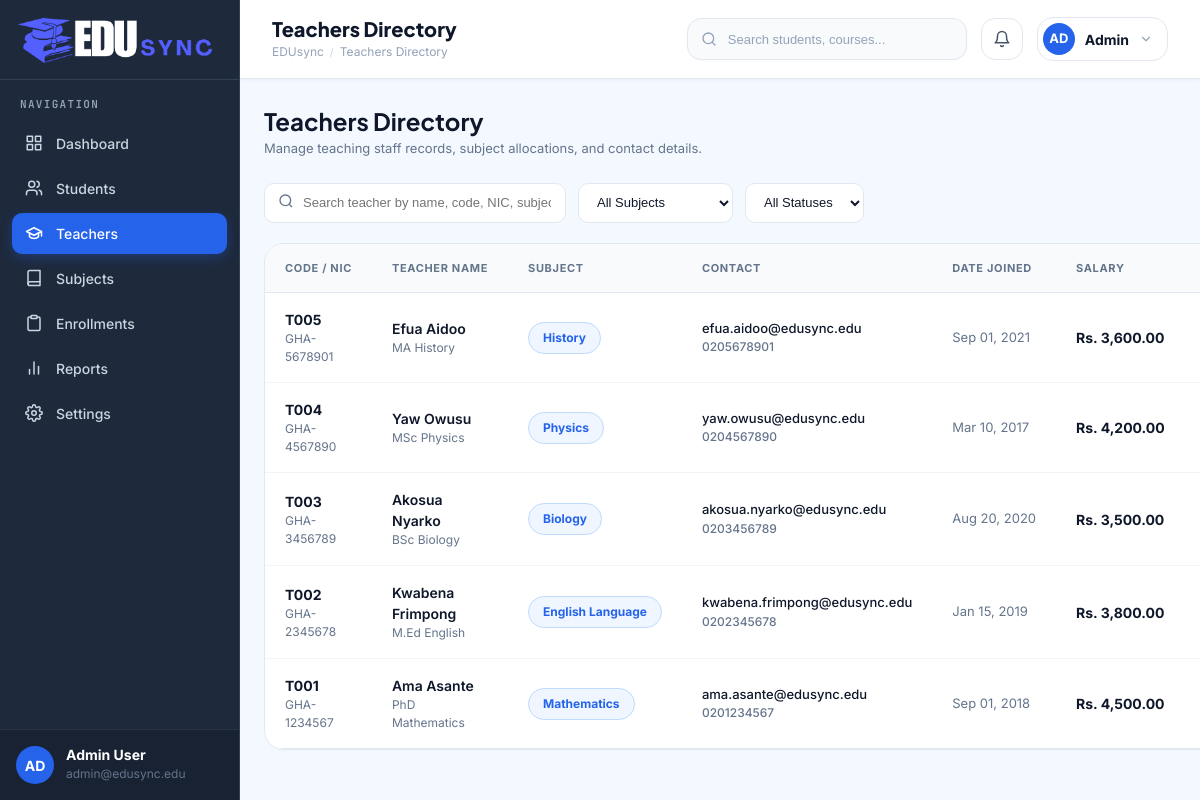
The page /teachers.php on the database as committed earlier.
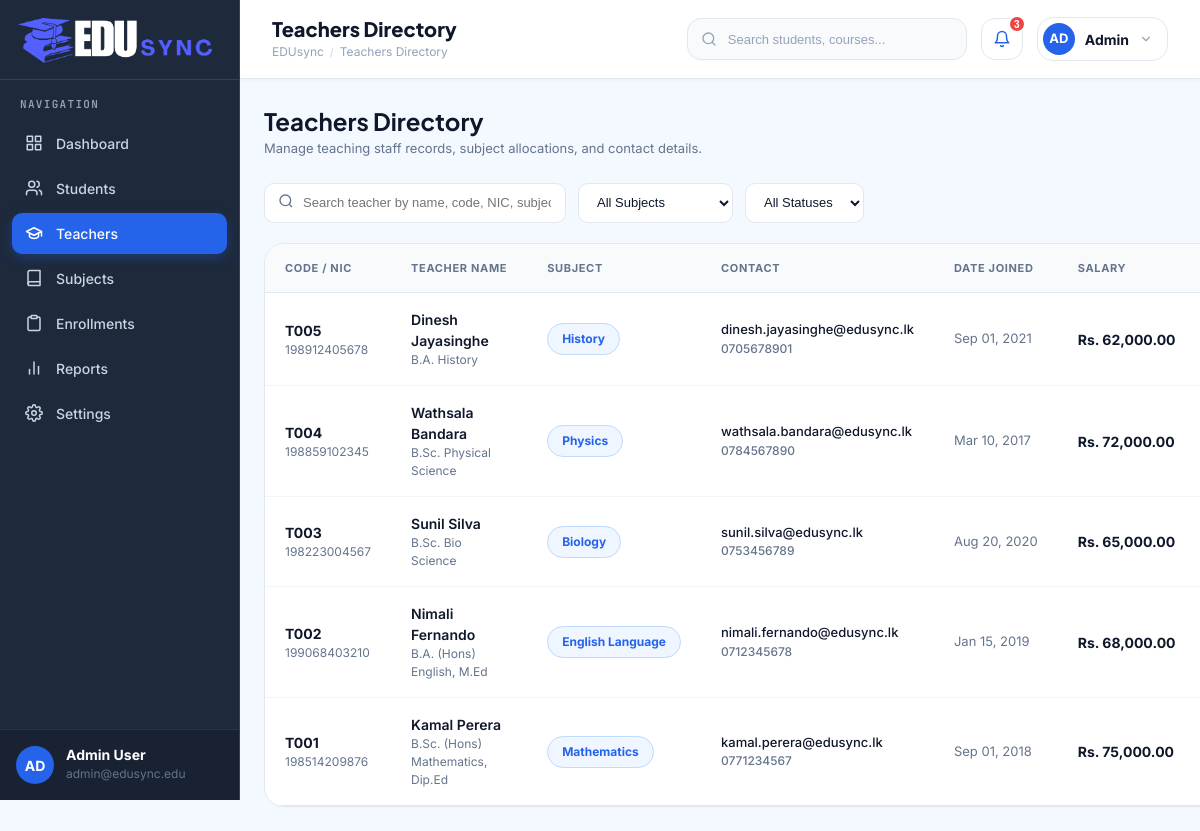
The same page on the database as committed later.
### tables this page shows
CREATE TABLE `teachers` (
  `id` INT AUTO_INCREMENT PRIMARY KEY,
  `teacher_code` VARCHAR(20) NOT NULL UNIQUE,
  `first_name` VARCHAR(50) NOT NULL,
  `last_name` VARCHAR(50) NOT NULL,
  `nic` VARCHAR(30) NOT NULL UNIQUE,
  `subject` VARCHAR(50) NOT NULL,
  `qualification` VARCHAR(100) NOT NULL,
  `email` VARCHAR(100) NOT NULL UNIQUE,
  `phone` VARCHAR(20) NOT NULL,
  `address` TEXT NOT NULL,
  `date_joined` DATE NOT NULL,
  `salary` DECIMAL(10,2) NOT NULL,
  `status` ENUM('Active', 'Inactive') DEFAULT 'Active',
  `created_at` TIMESTAMP DEFAULT CURRENT_TIMESTAMP
);

### classes/Teacher.php (called while the page is built, shortened)
<?php
require_once __DIR__ . '/../config/Database.php';
class Teacher {
    private $db;
    public function __construct() {
        $dbInstance = new Database();
        $this->db = $dbInstance->getConnection();
    }
    public function getAll($search = '', $subjectFilter = '', $statusFilter = '') {
        $sql = "SELECT * FROM teachers WHERE 1=1";
        $params = [];
        $sql .= " ORDER BY id DESC";
        $stmt = $this->db->prepare($sql);
        $stmt->execute($params);
        return $stmt->fetchAll(PDO::FETCH_ASSOC);
    }
}

### config/Database.php (called while the page is built)
<?php
class Database {
    private $host = "localhost";
    private $db_name = "school_db";
    private $username = "root";
    private $password = "";
    private $conn = null;
    public function getConnection() {
        if ($this->conn === null) {
            try {
                $dsn = "mysql:host=" . $this->host . ";dbname=" . $this->db_name . ";charset=utf8mb4";
                $options = [
                    PDO::ATTR_ERRMODE => PDO::ERRMODE_EXCEPTION,
                    PDO::ATTR_DEFAULT_FETCH_MODE => PDO::FETCH_ASSOC,
                    PDO::ATTR_EMULATE_PREPARES => false,
                ];
                $this->conn = new PDO($dsn, $this->username, $this->password, $options);
            } catch (PDOException $exception) {
                $this->conn = null;
            }
        }
        return $this->conn;
    }
}
?>

### teachers.php (the view, shortened to what the rows shown need)
<?php
require_once __DIR__ . '/classes/Teacher.php';
$teacherService = new Teacher();
$search = $_GET['search'] ?? '';
$subjectFilter = $_GET['subject'] ?? '';
$statusFilter = $_GET['status'] ?? '';
$teachers = $teacherService->getAll($search, $subjectFilter, $statusFilter);
include_once __DIR__ . '/includes/header.php';
?>
<div class="main-wrapper">
    <?php include_once __DIR__ . '/includes/navbar.php'; ?>
    <main class="content-body">
        <div class="page-header">
            <div>
                <h1 class="page-title">Teachers Directory</h1>
            </div>
        </div>
        <div class="dash-card card-full" style="padding: 0; overflow: hidden;">
            <div style="overflow-x: auto;">
                <table class="students-table" style="width: 100%; border-collapse: collapse; font-size: 14px;">
                    <thead>
                        <tr style="background: var(--body-bg); border-bottom: 1px solid var(--card-border); text-align: left; color: var(--text-muted); font-size: 12px; font-weight: 700; text-transform: uppercase;">
                            <th style="padding: 16px 20px;">Code / NIC</th>
                            <th style="padding: 16px 20px;">Teacher Name</th>
                            <th style="padding: 16px 20px;">Subject</th>
                            <th style="padding: 16px 20px;">Contact</th>
                            <th style="padding: 16px 20px;">Date Joined</th>
                            <th style="padding: 16px 20px;">Salary</th>
                            <th style="padding: 16px 20px;">Status</th>
                        </tr>
                    </thead>
                    <tbody>
                        <?php if (empty($teachers)): ?>
                            <tr>
                                <td colspan="8" style="padding: 40px; text-align: center; color: var(--text-muted);">
                                    No teacher records found.
                                </td>
                            </tr>
                        <?php else: ?>
                            <?php foreach ($teachers as $t): ?>
                                <tr style="border-bottom: 1px solid var(--card-border);">
                                    <td style="padding: 16px 20px;">
                                        <div style="font-weight: 700; color: var(--text-main);"><?php echo htmlspecialchars($t['teacher_code']); ?></div>
                                        <div style="font-size: 12px; color: var(--text-muted);"><?php echo htmlspecialchars($t['nic']); ?></div>
                                    </td>
                                    <td style="padding: 16px 20px;">
                                        <div style="font-weight: 600; color: var(--text-main);"><?php echo htmlspecialchars($t['first_name'] . ' ' . $t['last_name']); ?></div>
                                        <div style="font-size: 12px; color: var(--text-muted);"><?php echo htmlspecialchars($t['qualification']); ?></div>
                                    </td>
                                    <td style="padding: 16px 20px; white-space: nowrap;">
                                        <span class="subject-badge">
                                            <?php echo htmlspecialchars($t['subject']); ?>
                                        </span>
                                    </td>
                                    <td style="padding: 16px 20px;">
                                        <div style="color: var(--text-main); font-size: 13px; font-weight: 500;"><?php echo htmlspecialchars($t['email']); ?></div>
                                        <div style="font-size: 12px; color: var(--text-muted); font-weight: 500;"><?php echo htmlspecialchars($t['phone']); ?></div>
                                    </td>
                                    <td style="padding: 16px 20px; font-size: 13px; color: var(--text-muted); white-space: nowrap;">
                                        <?php echo date('M d, Y', strtotime($t['date_joined'])); ?>
                                    </td>
                                    <td style="padding: 16px 20px; font-weight: 700; color: var(--text-main); white-space: nowrap;">
                                        Rs. <?php echo number_format($t['salary'], 2); ?>
                                    </td>
                                    <td style="padding: 16px 20px; white-space: nowrap;">
                                    </td>
                                </tr>
                            <?php endforeach; ?>
                        <?php endif; ?>
                    </tbody>
                </table>
            </div>
        </div>
    </main>
</div>
<?php include_once __DIR__ . '/includes/footer.php'; ?>

Rows that differ between the two databases and show on the page:
changed teachers "History": nic "GHA-5678901" → "198912405678"; first_name+last_name "Efua Aidoo" → "Dinesh Jayasinghe"; qualification "MA History" → "B.A. History"; email "efua.aidoo@edusync.edu" → "dinesh.jayasinghe@edusync.lk"; phone "0205678901" → "0705678901"; salary "3,600.00" → "62,000.00"
changed teachers "Physics": nic "GHA-4567890" → "198859102345"; first_name+last_name "Yaw Owusu" → "Wathsala Bandara"; qualification "MSc Physics" → "B.Sc. Physical Science"; email "yaw.owusu@edusync.edu" → "wathsala.bandara@edusync.lk"; phone "0204567890" → "0784567890"; salary "4,200.00" → "72,000.00"
changed teachers "Biology": nic "GHA-3456789" → "198223004567"; first_name+last_name "Akosua Nyarko" → "Sunil Silva"; qualification "BSc Biology" → "B.Sc. Bio Science"; email "akosua.nyarko@edusync.edu" → "sunil.silva@edusync.lk"; phone "0203456789" → "0753456789"; salary "3,500.00" → "65,000.00"
changed teachers "English Language": nic "GHA-2345678" → "199068403210"; first_name+last_name "Kwabena Frimpong" → "Nimali Fernando"; qualification "M.Ed English" → "B.A. (Hons) English, M.Ed"; email "kwabena.frimpong@edusync.edu" → "nimali.fernando@edusync.lk"; phone "0202345678" → "0712345678"; salary "3,800.00" → "68,000.00"
changed teachers "Mathematics": nic "GHA-1234567" → "198514209876"; first_name+last_name "Ama Asante" → "Kamal Perera"; qualification "PhD Mathematics" → "B.Sc. (Hons) Mathematics, Dip.Ed"; email "ama.asante@edusync.edu" → "kamal.perera@edusync.lk"; phone "0201234567" → "0771234567"; salary "4,500.00" → "75,000.00"
Other text that changed with them:
$notifCount: (not shown) → "3"
